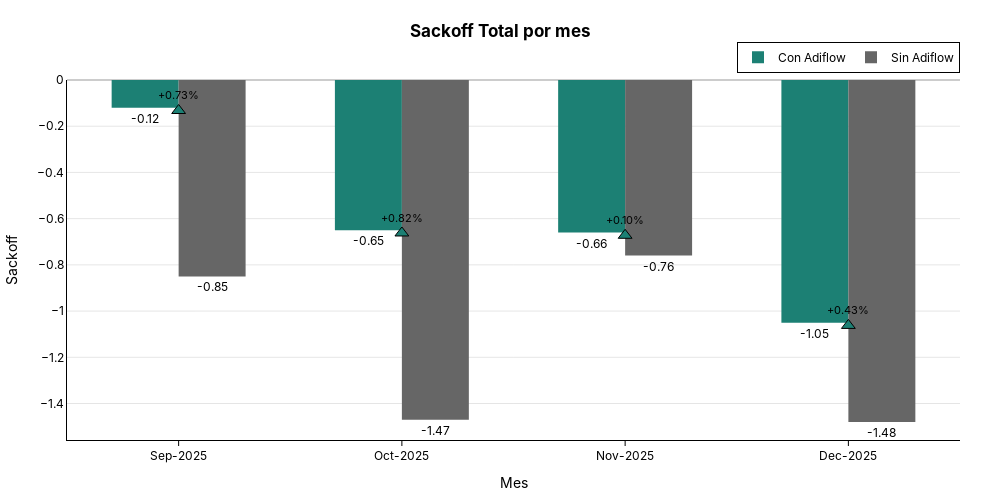

Notebook source saved alongside this figure:
### Code cell
f = plot_bar(
    df_cut_group_month.round(2),
    x_col="month_lbl",
    y_col="sackoff",
    group_col="Tiene Adiflow",
    order_x=sorted(df_cut_group_month["month_lbl"].unique(), reverse=True),
    title="Sackoff Total por mes",
    cat_base="Sin Adiflow",
    show_delta=True,
    x_title="Mes",
    y_title="Sackoff",
    text_format=".2f",
    delta_unit="%",
    hover_data_cols=['reales', 'production'],
    height=500,
    width=1000,
)
f.show()
s3.save_plotly_html(f, "barras_sackoff_mes.html")

### Figure 1 — Plotly figure (JSON) as saved in the notebook; plotly's stock layout.template omitted (floating-point values rounded to 4 significant figures)
{"data": [{"customdata": [["Sep-2025", "Con Adiflow", "4277.01", "4240.6"], ["Oct-2025", "Con Adiflow", "8373.74", "8319.48"], ["Nov-2025", "Con Adiflow", "7158.51", "6998.7"], ["Dec-2025", "Con Adiflow", "2487.88", "2470.53"]], "hovertemplate": "<b>month_lbl:</b> %{customdata[0]}<br><b>sackoff:</b> %{y:.2f}<br><b>Tiene Adiflow:</b> %{customdata[1]}<br><b>reales:</b> %{customdata[2]}<br><b>production:</b> %{customdata[3]}<extra></extra>", "marker": {"color": "#1C8074", "line": {"width": 0}}, "name": "Con Adiflow", "text": [-0.12, -0.65, -0.66, -1.05], "textposition": "outside", "texttemplate": "%{text:.2f}", "type": "bar", "x": ["Sep-2025", "Oct-2025", "Nov-2025", "Dec-2025"], "y": [-0.12, -0.65, -0.66, -1.05]}, {"customdata": [["Sep-2025", "Sin Adiflow", "4250.75", "4260.75"], ["Oct-2025", "Sin Adiflow", "920.84", "920.84"], ["Nov-2025", "Sin Adiflow", "1635.85", "1635.85"], ["Dec-2025", "Sin Adiflow", "2335.73", "2335.73"]], "hovertemplate": "<b>month_lbl:</b> %{customdata[0]}<br><b>sackoff:</b> %{y:.2f}<br><b>Tiene Adiflow:</b> %{customdata[1]}<br><b>reales:</b> %{customdata[2]}<br><b>production:</b> %{customdata[3]}<extra></extra>", "marker": {"color": "#666666", "line": {"width": 0}}, "name": "Sin Adiflow", "text": [-0.85, -1.47, -0.76, -1.48], "textposition": "outside", "texttemplate": "%{text:.2f}", "type": "bar", "x": ["Sep-2025", "Oct-2025", "Nov-2025", "Dec-2025"], "y": [-0.85, -1.47, -0.76, -1.48]}, {"hoverinfo": "skip", "marker": {"color": ["#1C8074", "#1C8074", "#1C8074", "#1C8074"], "line": {"color": "black", "width": 1}, "size": 12, "symbol": ["triangle-up", "triangle-up", "triangle-up", "triangle-up"]}, "mode": "markers+text", "showlegend": false, "text": ["+0.73%", "+0.82%", "+0.10%", "+0.43%"], "textfont": {"color": "black", "size": 11}, "textposition": "top center", "type": "scatter", "x": ["Sep-2025", "Oct-2025", "Nov-2025", "Dec-2025"], "y": [-0.132, -0.662, -0.672, -1.062]}], "layout": {"bargap": 0.4, "barmode": "group", "font": {"color": "black", "family": "Inter, Arial, sans-serif"}, "height": 500, "hoverlabel": {"bgcolor": "white", "bordercolor": "black", "font": {"color": "black"}}, "legend": {"bgcolor": "rgba(255,255,255,0.8)", "bordercolor": "black", "borderwidth": 1, "font": {"color": "black"}, "orientation": "h", "title": {"text": ""}, "x": 1, "xanchor": "right", "y": 1.02, "yanchor": "bottom"}, "margin": {"b": 40, "l": 40, "r": 40, "t": 80}, "paper_bgcolor": "rgba(0,0,0,0)", "plot_bgcolor": "rgba(0,0,0,0)", "title": {"font": {"color": "black"}, "text": "<b>Sackoff Total por mes<b>", "x": 0.5, "xanchor": "center", "y": 0.95, "yanchor": "top"}, "width": 1000, "xaxis": {"categoryarray": ["Sep-2025", "Oct-2025", "Nov-2025", "Dec-2025"], "categoryorder": "array", "linecolor": "black", "linewidth": 1, "showline": true, "tickcolor": "black", "tickfont": {"color": "black"}, "ticks": "outside", "title": {"font": {"color": "black"}, "text": "Mes"}}, "yaxis": {"gridcolor": "rgba(0,0,0,0.1)", "linecolor": "black", "linewidth": 1, "showgrid": true, "showline": true, "tickfont": {"color": "black"}, "title": {"font": {"color": "black"}, "text": "Sackoff"}, "zeroline": true, "zerolinecolor": "rgba(0,0,0,0.2)"}}}
